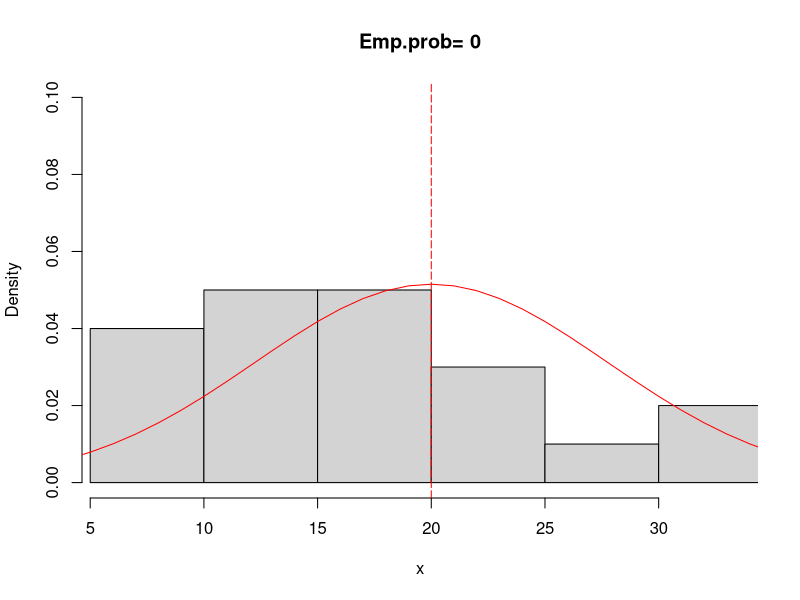
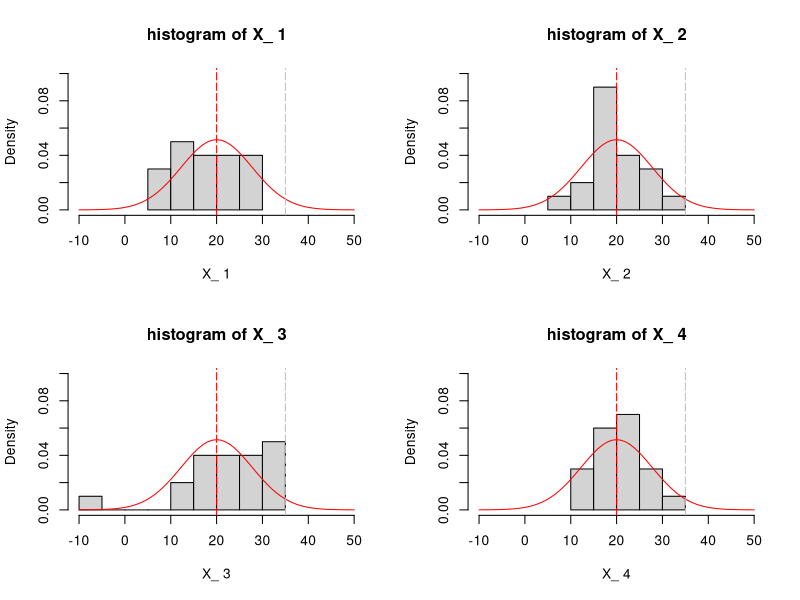
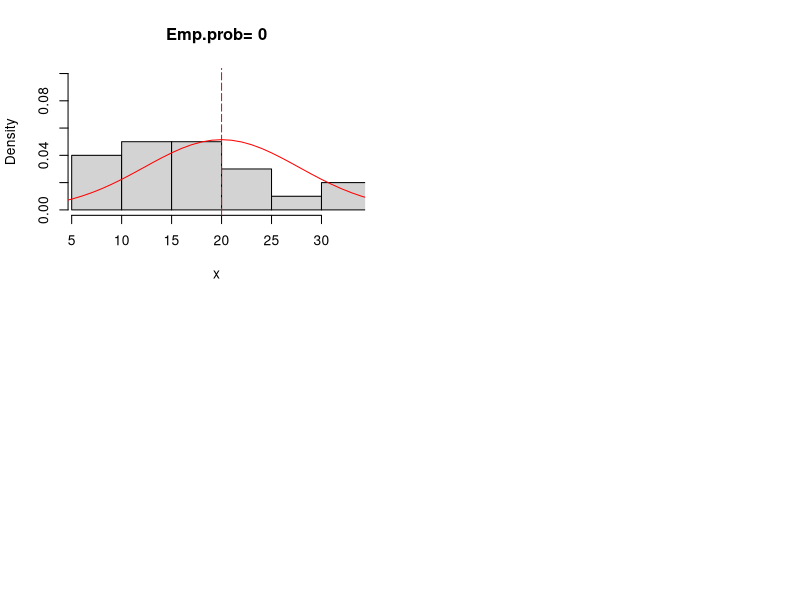
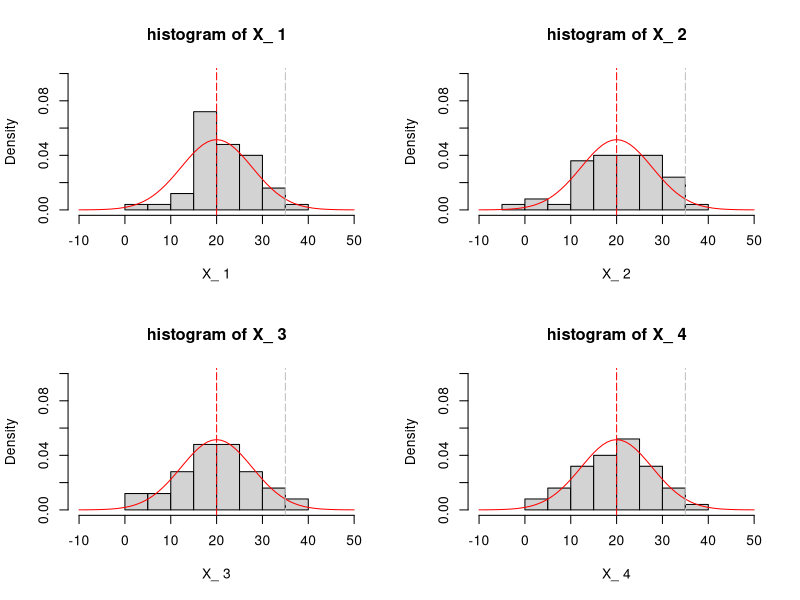
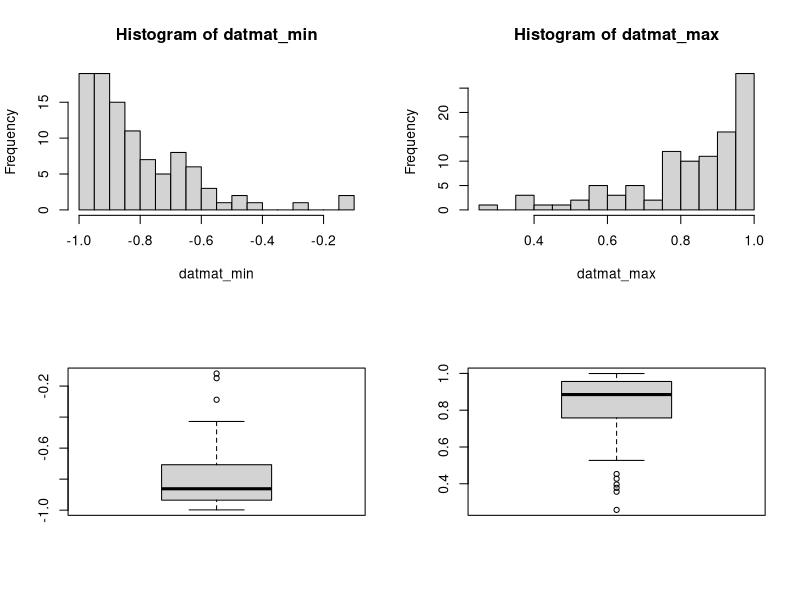
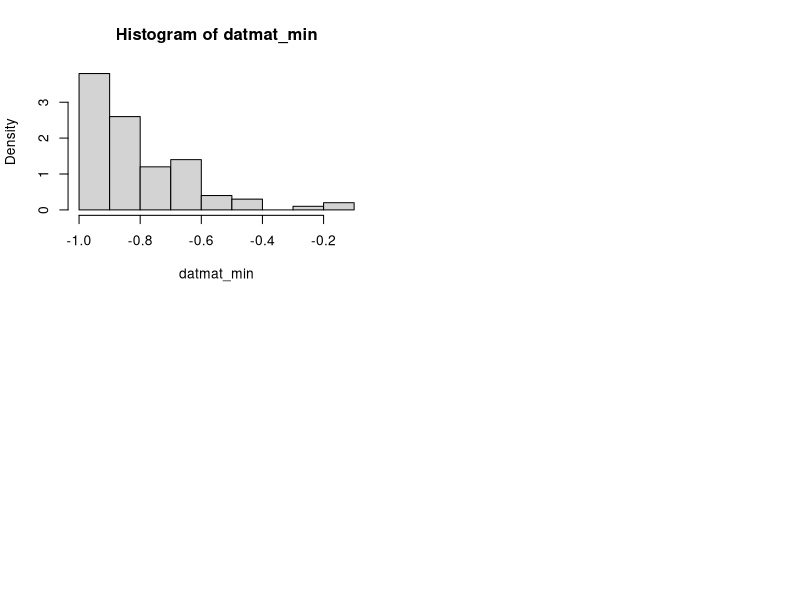

These charts were generated, in order, by the following R code: (Note: this script raises an error after producing the figures.)
#Simulation et convergence
#Simulation dans R

#Exercice 1

mu = 20
sigma = sqrt(60)

p = 1 - pnorm(35,mu, sigma)

print(c("La probabilité d\'observer une valeur supérieure à 35 est",p))

#Exercice 2

n = 20
mu = 20
sigma = sqrt(60)
x = rnorm(n,mu, sigma)

p_chap = sum(x > 35) / n 

hist(x, probability = TRUE, main = paste("Emp.prob=", p_chap), ylim = c(0, 0.1),
     xlim = c(min(x), max(x)))
## evaluer la densite de la loi normale en grille xx
xx = seq(-10,50,by=1)
yy = dnorm(xx, mean=20, sd=sqrt(60))
## add density plot
lines(xx, yy, col="red")
abline(v=c(20,35), col=c("red","gray"), lty=5)

#Exercice 3 

n = 20
mu = 20
sigma = sqrt(60)

m <- 10
datmat <- matrix(c(0), nrow = n, ncol = m)
for(j in 1:m){
  datmat[,j] = rnorm(n, mean = mu, sd = sigma)
  p_chap = sum(datmat[, j] > 35) / n 
}

## plots en multi panel

ncol(datmat) #
par(mfrow=c(2,2)) # 2 x 2 panel
for (j in 1:4)
{
  hist(datmat[,j], xlim= c(-10,50), ylim = c(0,0.1), probability = TRUE,
       main=paste("histogram of X_",j ), xlab=paste("X_",j))
  xx = seq(-10,50,by=1)
  yy = dnorm(xx, mean=20, sd=sqrt(60))
  ## add density plot
  lines(xx, yy, col="red")
  abline(v=c(20,35), col=c("red","gray"), lty=5)
}

#Conclusion : Elles ne sont pas tout à fait proche de la valeur théorique

#Exercice 4 

hist(x, probability = TRUE, main = paste("Emp.prob=", p_chap), ylim = c(0, 0.1),
     xlim = c(min(x), max(x)))
## evaluer la densite de la loi normale en grille xx
xx = seq(-10,50,by=1)
yy = dnorm(xx, mean=20, sd=sqrt(60))
## add density plot
lines(xx, yy, col="red")
abline(v=c(20,35), col=c("red","gray"), lty=5)

n = 50
mu = 20
sigma = sqrt(60)

m <- 10
datmat <- matrix(c(0), nrow = n, ncol = m)
for(j in 1:m){
  datmat[,j] = rnorm(n, mean = mu, sd = sigma)
  p_chap = sum(datmat[, j] > 35) / n 
}

## plots en multi panel

ncol(datmat) #
par(mfrow=c(2,2)) # 2 x 2 panel
for (j in 1:4)
{
  hist(datmat[,j], xlim= c(-10,50), ylim = c(0,0.1), probability = TRUE,
       main=paste("histogram of X_",j ), xlab=paste("X_",j))
  xx = seq(-10,50,by=1)
  yy = dnorm(xx, mean=20, sd=sqrt(60))
  ## add density plot
  lines(xx, yy, col="red")
  abline(v=c(20,35), col=c("red","gray"), lty=5)
}

#Conclusion : on se rapproche de la courbe rouge qui est la loi N(20,60) qui est la valeur théorique, c'est une application
#du théorème centrale limite

#Estimation - Méthode de Monte Carlo

#Exercice 5

n <- 10

x <- runif(n,-1,1)

x_max <- max(x)
x_min <- min(x)

#Exercice 6

monte_carlo <- function(m) {
  for (i in 1:m) {
    n <- 10
    x <- runif(n,-1,1)
    x_max <- max(x)
    x_min <- min(x)
    print(c("Minimum and maximum",x_min,x_max))
  }
}

monte_carlo(50)

# Les maxima sont quasi tous positifs et souvent proches de 1

#Exercice 7

monte_carlo(100)

m <- 100

datmat_min <- matrix(c(0), nrow=1, ncol=m) #Loi M_n
datmat_max <- matrix(c(0), nrow=1, ncol=m) #Loi N_n

for (i in 1:m) {
  n <- 10
  x <- runif(n,-1,1)
  x_max <- max(x)
  x_min <- min(x)
  datmat_min[,i] <- x_min
  datmat_max[,i] <- x_max
  print(c("Minimum and maximum",x_min,x_max))
}

# La loi des minimums et des maximums ont la même densité que celle de l'exercice 2 du TD 1

# Affichage des graphiques
hist(datmat_min,breaks=20) # breaks pour voir plus précisément
hist(datmat_max,breaks=20)
boxplot(c(datmat_min)) # il faut convertir la liste en un vecteur pour afficher le boxplot correctement
boxplot(c(datmat_max))

# Affichage de la moyenne
mean_min <- mean(datmat_min)
mean_max <- mean(datmat_max)
print(c("Moyenne des minimums",mean_min))
print(c("Moyenne des maximums",mean_max))

hist(datmat_min, probability = TRUE)
curve(5, add = TRUE, color="red") 

#Théorème Central Limite

